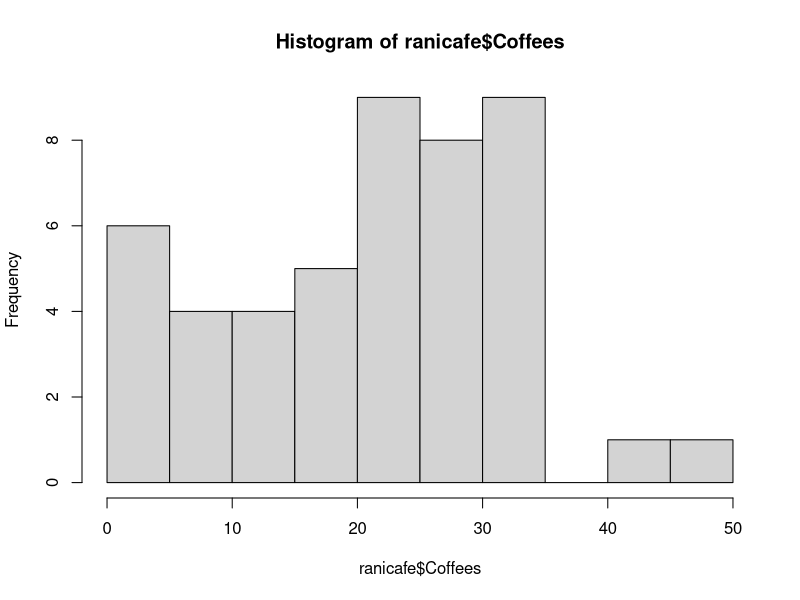
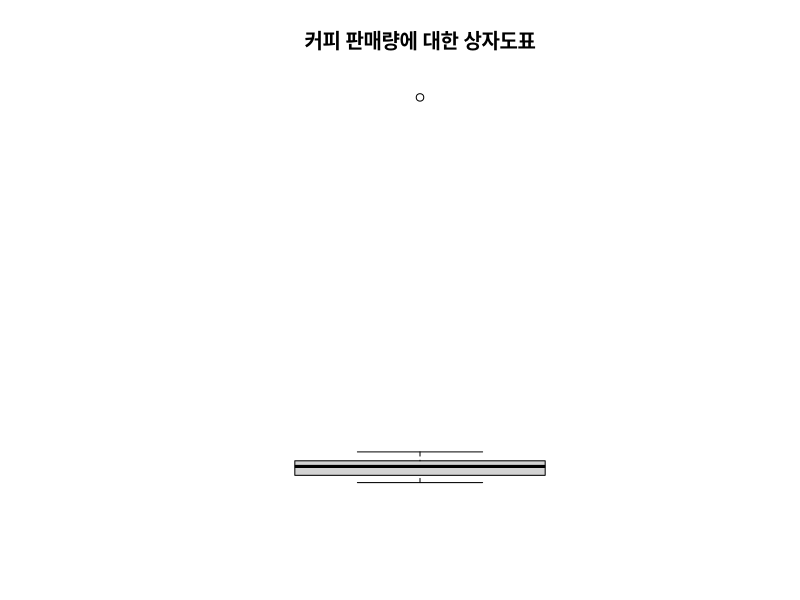
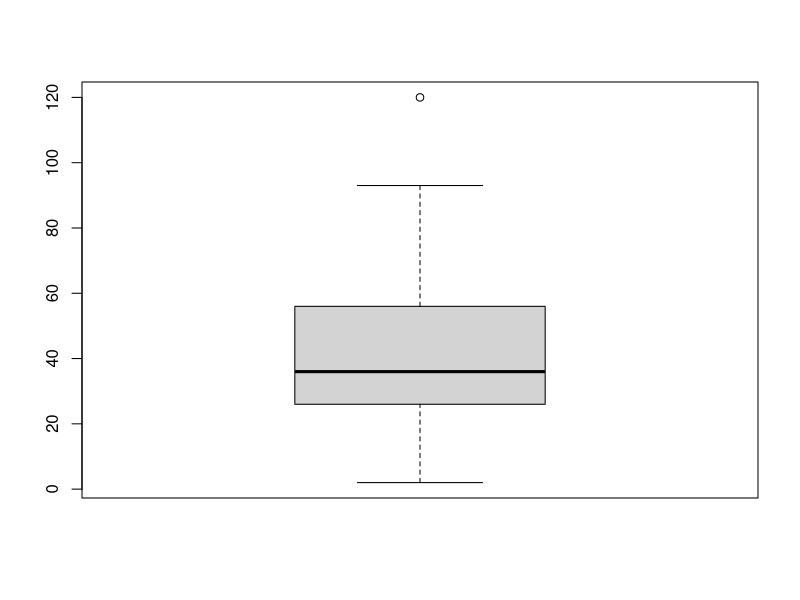

Reproduce these figures in R, in order.
# 2. 모수와 통계량
# 라니 카페
ranicafe <- read.csv('cafedata.csv', stringsAsFactors = F)
str(ranicafe)
head(ranicafe)
summary(ranicafe)
dim(ranicafe)

ranicafe$Coffees <- as.numeric(ranicafe$Coffees)
sort(ranicafe$Coffees)
sort(ranicafe$Coffees)[1]                   # 최소값
sort(ranicafe$Coffees, decreasing = T)
sort(ranicafe$Coffees, decreasing = T)[1]   # 최대값
min(ranicafe$Coffees, na.rm = T)
max(ranicafe$Coffees, na.rm = T)

# 대표값
stem(ranicafe$Coffees)    # 최빈값
hist(ranicafe$Coffees)
table(ranicafe$Coffees)

rc <- ranicafe$Coffees
weight <- 1 / (length(rc) - 1)   # NA 갯수를 빼주어야 함
sum(rc * weight, na.rm = T)      # 평균
mean(rc, na.rm = T)

rc[rc == max(rc, na.rm = T)] <- 480
mean(rc, na.rm = T)

length(rc)
median.idx <- (1 + length(rc)-1) / 2
sort(rc)[median.idx]      # 중앙값
median(rc, na.rm = T)

# 표준편차 구하기
height <- c(164, 166, 168, 170, 172, 174, 176)
height.m <- mean(height)
h.dev <- height - height.m
h.dev
sum(h.dev)

h.dev2 <- h.dev ** 2
sum(h.dev2)
variance <- sum(h.dev2) / length(height)  # 분산
standard_deviation <- sqrt(variance)      # 표준편차

mean(height)
var(height)
sd(height)

# 사분위수 구하기
quantile(rc, na.rm = T)
qs <- quantile(rc, na.rm = T)
qs
qs[4] - qs[2]         # 3분위수 - 1분위수 --> IQR(InterQuantile Range)
IQR(rc, na.rm = T)

bp <- boxplot(rc, main="커피 판매량에 대한 상자도표", axes=F)

# 이상치(Outlier)
boxplot(cars$dist)
qs <- quantile(cars$dist)
qs
iqr <- qs[4] - qs[2]
iqr
upperLimit <- qs[4] + 1.5 * iqr
lowerLimit <- qs[2] - 1.5 * iqr
lowerLimit; upperLimit
cars$dist[cars$dist > upperLimit]    # 이상치
cars$dist[cars$dist < lowerLimit]
